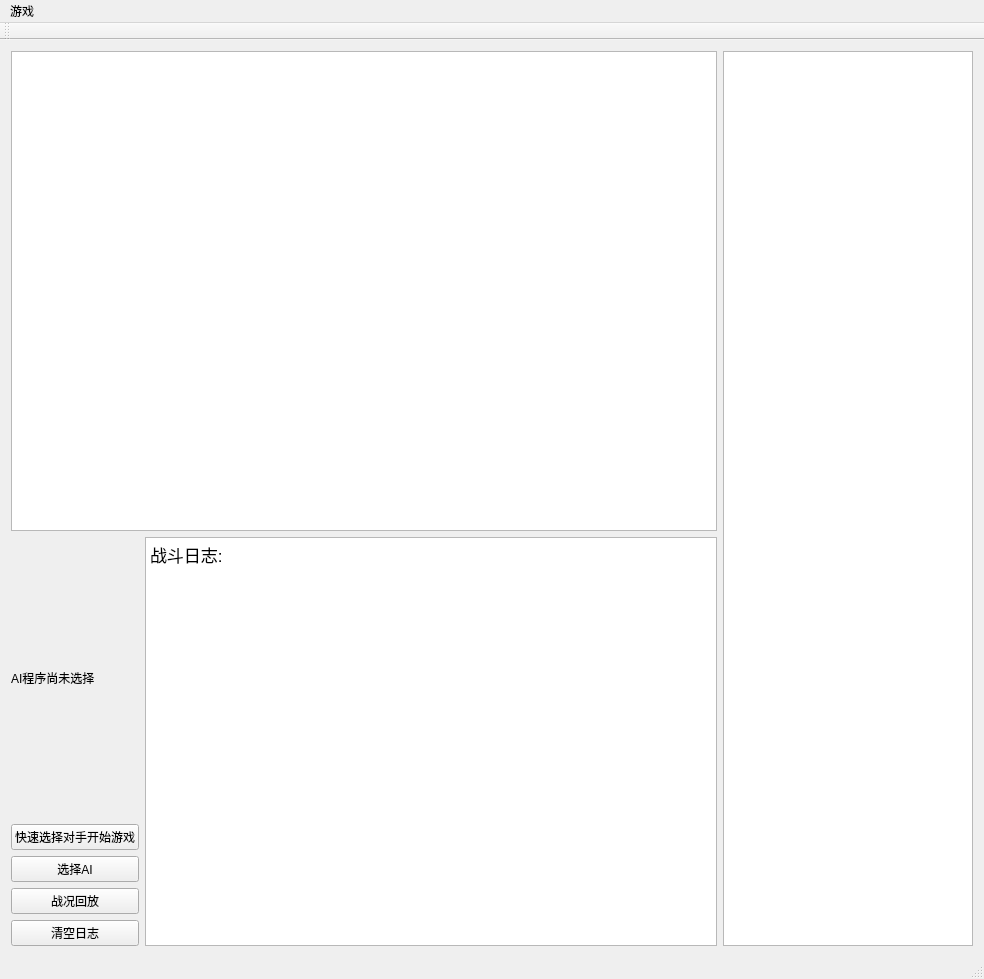
<?xml version="1.0" encoding="UTF-8"?>
<ui version="4.0">
 <class>MainWindow</class>
 <widget class="QMainWindow" name="MainWindow">
  <property name="geometry">
   <rect>
    <x>0</x>
    <y>0</y>
    <width>984</width>
    <height>979</height>
   </rect>
  </property>
  <property name="windowTitle">
   <string>MainWindow</string>
  </property>
  <widget class="QWidget" name="centralWidget">
   <layout class="QVBoxLayout" name="verticalLayout_2">
    <item>
     <layout class="QHBoxLayout" name="horizontalLayout">
      <item>
       <layout class="QVBoxLayout" name="verticalLayout">
        <item>
         <widget class="QGraphicsView" name="game_field">
          <property name="minimumSize">
           <size>
            <width>640</width>
            <height>480</height>
           </size>
          </property>
         </widget>
        </item>
        <item>
         <layout class="QHBoxLayout" name="horizontalLayout_2">
          <item>
           <layout class="QVBoxLayout" name="verticalLayout_3">
            <item>
             <widget class="QLabel" name="ai_label">
              <property name="text">
               <string>AI程序尚未选择</string>
              </property>
             </widget>
            </item>
            <item>
             <widget class="QPushButton" name="quick_start">
              <property name="text">
               <string>快速选择对手开始游戏</string>
              </property>
              <attribute name="buttonGroup">
               <string>buttonGroup</string>
              </attribute>
             </widget>
            </item>
            <item>
             <widget class="QPushButton" name="choose_ai">
              <property name="text">
               <string>选择AI</string>
              </property>
              <attribute name="buttonGroup">
               <string>buttonGroup</string>
              </attribute>
             </widget>
            </item>
            <item>
             <widget class="QPushButton" name="replay">
              <property name="text">
               <string>战况回放</string>
              </property>
              <attribute name="buttonGroup">
               <string>buttonGroup</string>
              </attribute>
             </widget>
            </item>
            <item>
             <widget class="QPushButton" name="clear_log">
              <property name="text">
               <string>清空日志</string>
              </property>
              <attribute name="buttonGroup">
               <string>buttonGroup</string>
              </attribute>
             </widget>
            </item>
           </layout>
          </item>
          <item>
           <widget class="QTextBrowser" name="battle_log">
            <property name="html">
             <string>&lt;!DOCTYPE HTML PUBLIC &quot;-//W3C//DTD HTML 4.0//EN&quot; &quot;http://www.w3.org/TR/REC-html40/strict.dtd&quot;&gt;
&lt;html&gt;&lt;head&gt;&lt;meta name=&quot;qrichtext&quot; content=&quot;1&quot; /&gt;&lt;style type=&quot;text/css&quot;&gt;
p, li { white-space: pre-wrap; }
&lt;/style&gt;&lt;/head&gt;&lt;body style=&quot; font-family:'Lucida Grande'; font-size:13pt; font-weight:400; font-style:normal;&quot;&gt;
&lt;p style=&quot; margin-top:0px; margin-bottom:0px; margin-left:0px; margin-right:0px; -qt-block-indent:0; text-indent:0px;&quot;&gt;战斗日志:&lt;/p&gt;&lt;/body&gt;&lt;/html&gt;</string>
            </property>
           </widget>
          </item>
         </layout>
        </item>
       </layout>
      </item>
      <item>
       <widget class="QListView" name="player_list">
        <property name="minimumSize">
         <size>
          <width>150</width>
          <height>0</height>
         </size>
        </property>
        <property name="maximumSize">
         <size>
          <width>250</width>
          <height>16777215</height>
         </size>
        </property>
       </widget>
      </item>
     </layout>
    </item>
   </layout>
  </widget>
  <widget class="QMenuBar" name="menuBar">
   <property name="geometry">
    <rect>
     <x>0</x>
     <y>0</y>
     <width>984</width>
     <height>22</height>
    </rect>
   </property>
   <widget class="QMenu" name="menu">
    <property name="title">
     <string>游戏</string>
    </property>
   </widget>
   <addaction name="menu"/>
  </widget>
  <widget class="QToolBar" name="mainToolBar">
   <attribute name="toolBarArea">
    <enum>TopToolBarArea</enum>
   </attribute>
   <attribute name="toolBarBreak">
    <bool>false</bool>
   </attribute>
  </widget>
  <widget class="QStatusBar" name="statusBar"/>
 </widget>
 <layoutdefault spacing="6" margin="11"/>
 <resources/>
 <connections/>
 <buttongroups>
  <buttongroup name="buttonGroup"/>
 </buttongroups>
</ui>
